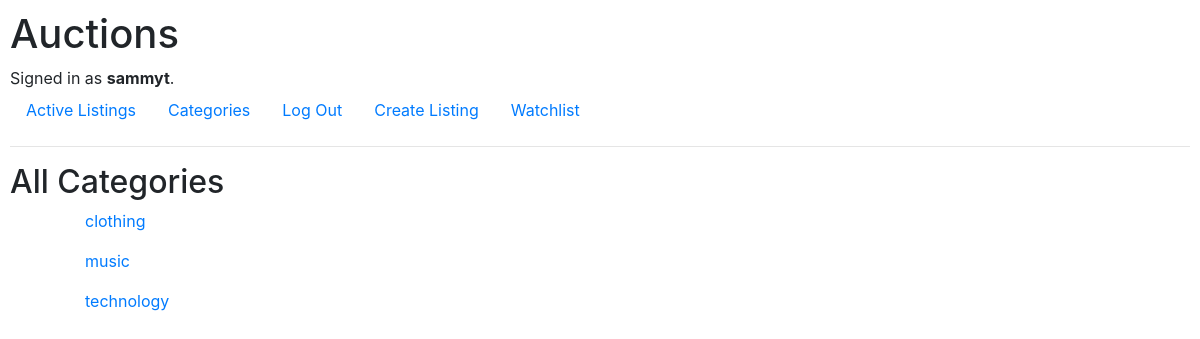
Before: /categories (signed in) with the older database file.
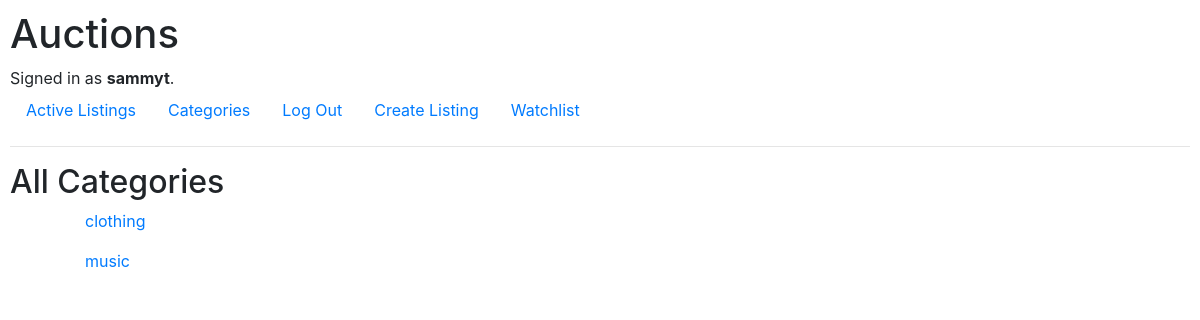
After: the same page with the newer database file.
### auctions/models.py (models this page shows)
class categoryModel(models.Model):
    name = models.CharField(max_length=64)

### auctions/views.py (the view)
# urls.py: path("categories", views.categories_view, name="categoriesPage"),
def categories_view(request):
    return render(request, "auctions/categories.html",{
        "categories": categoryModel.objects.all()
    })

### auctions/templates/auctions/categories.html
{% extends "auctions/layout.html" %}
{% block body %}
    <h2>All Categories</h2>
    <div class="container">
        {% for category in categories %}
        <ul>
            <a href="{% url 'categoryPage' categoryName=category.name %}">{{category.name}}</a>
        </ul>
        {% endfor %}
    </div>
{% endblock %}

Changed rows visible on the page:
removed categoryModel: name "technology"
